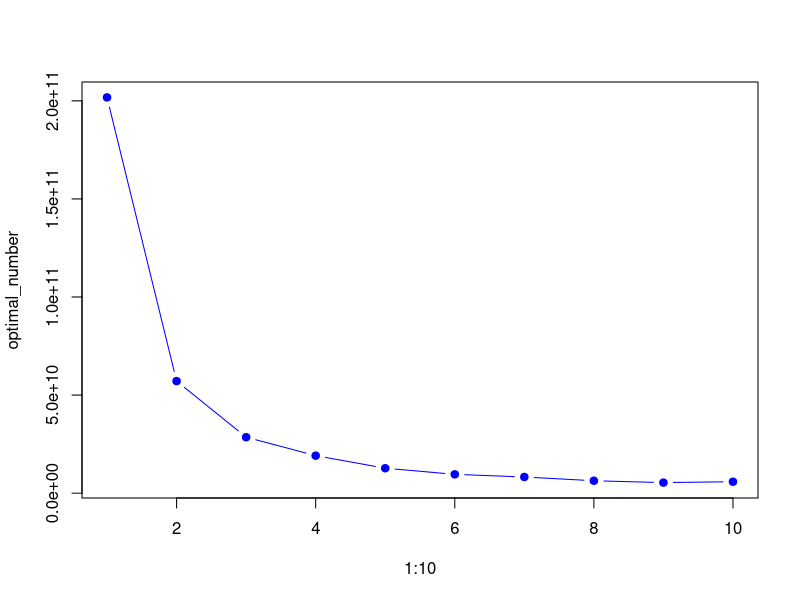
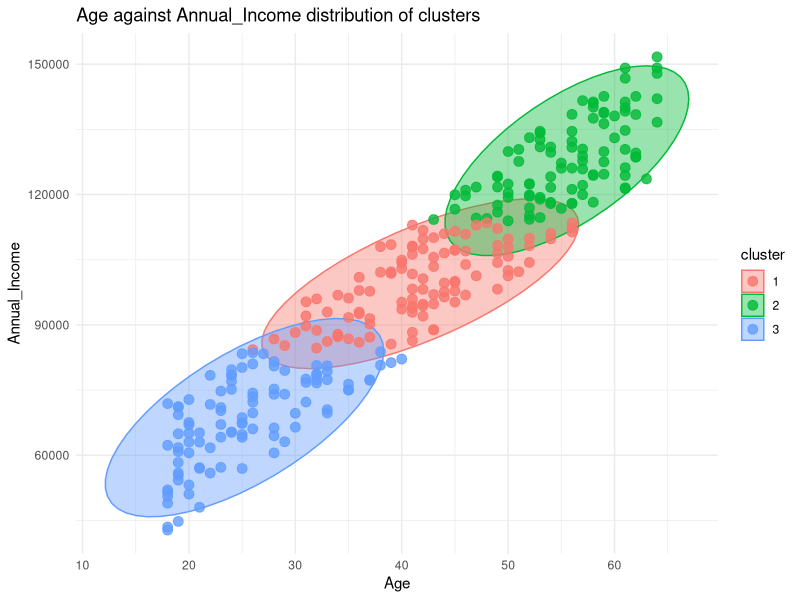
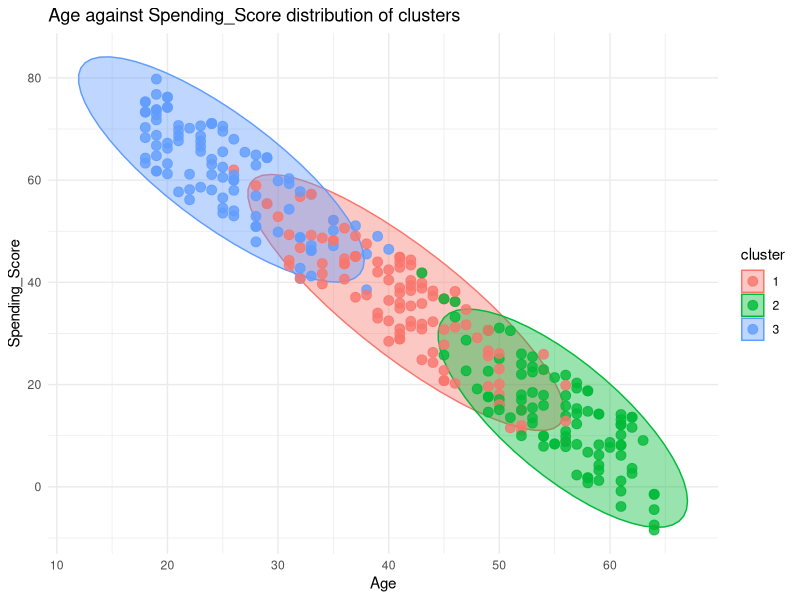
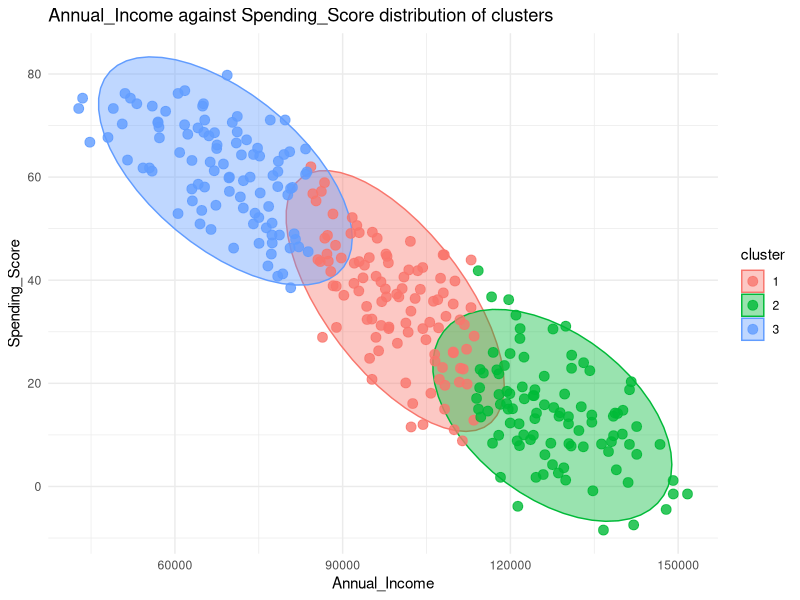
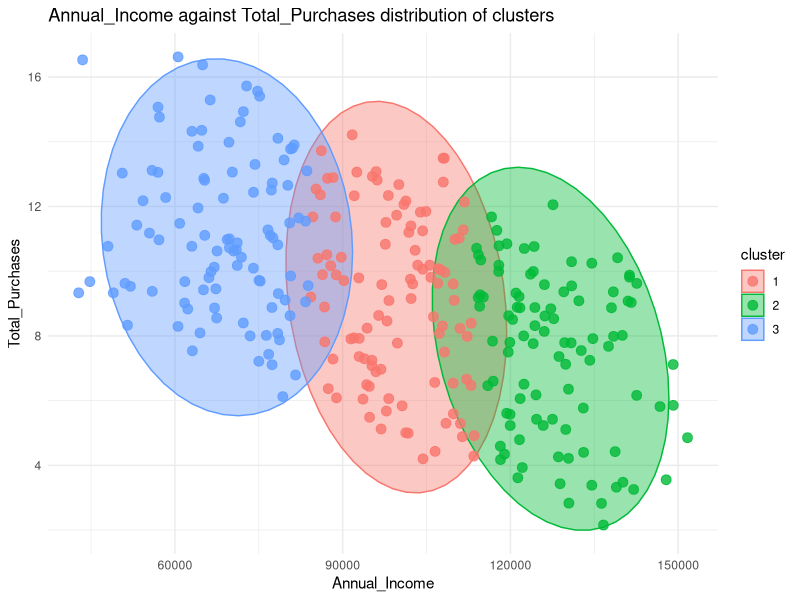
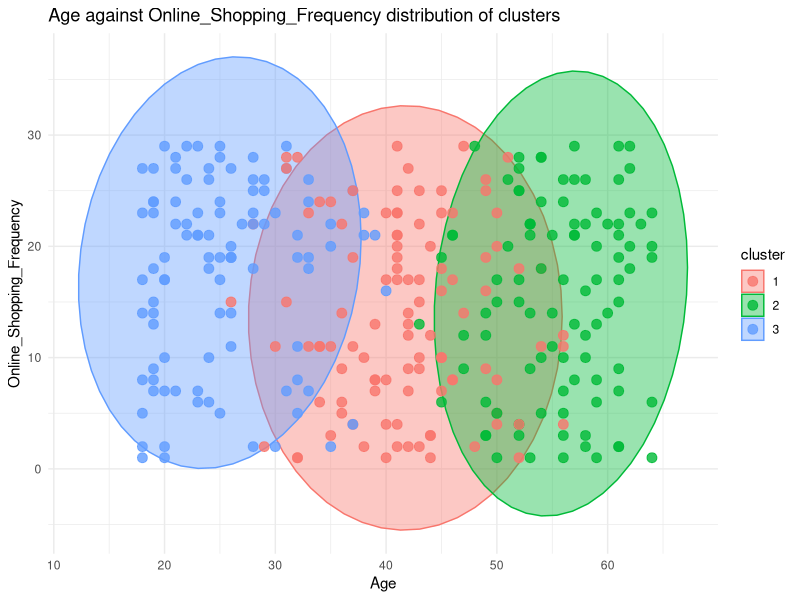
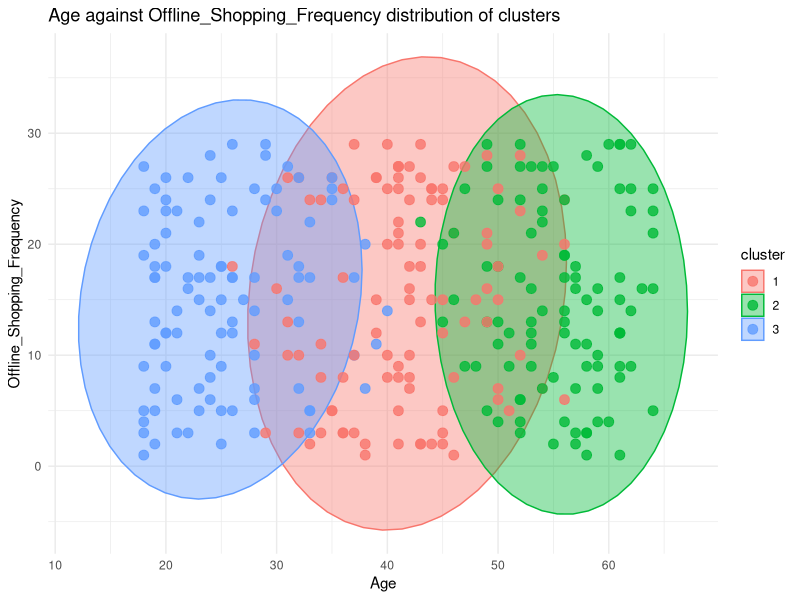
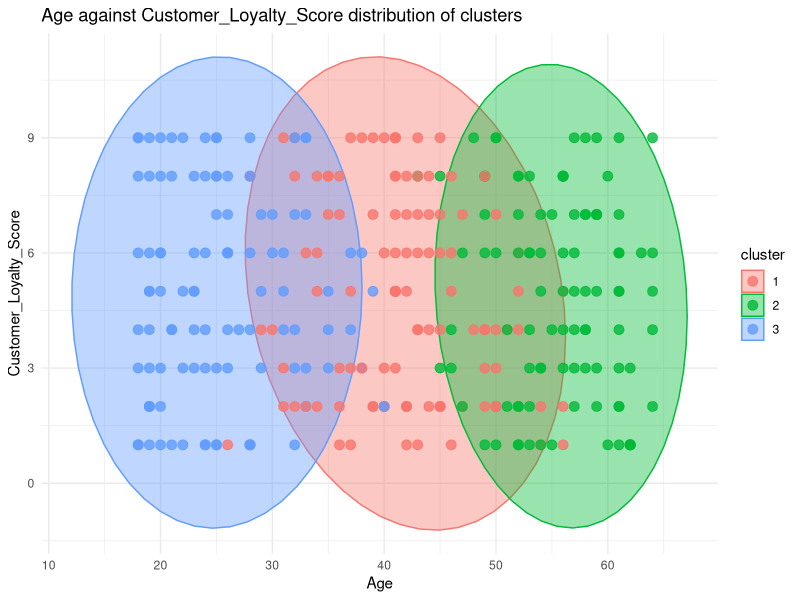

R code for these plots, in order:
library(ggplot2)
data <- read.csv("large_pca_data.csv")
head(data)
str(data)

#lets run  for 10 clusters starting from 1
optimal_number <- sapply(1:10, function(k) kmeans(data, centers=k)$tot.withinss)

#draw elbow
plot (1:10, optimal_number, type='b', pch=19, col='blue')

#k-means model
set.seed(150)
results <- kmeans(data, centers = 3)

#adding labels to clusters
data$cluster <- as.factor(results$cluster)

#drawing cluster results
#Age against Annual_Income
ggplot(data, aes(x= Age, y= Annual_Income, color=cluster))+
  stat_ellipse(aes(fill=cluster), geom = "polygon", alpha=0.4) + 
  geom_point(size=3, alpha=0.8)+
  labs(title= "Age against Annual_Income distribution of clusters",
       x="Age",
       y="Annual_Income")+
  theme_minimal()

#Age against Spending_Score
ggplot(data, aes(x= Age, y= Spending_Score, color=cluster))+
  stat_ellipse(aes(fill=cluster), geom = "polygon", alpha=0.4) + 
  geom_point(size=3, alpha=0.8)+
  labs(title= "Age against Spending_Score distribution of clusters",
       x="Age",
       y="Spending_Score")+
  theme_minimal()

#Annual_Income against Spending_Score
ggplot(data, aes(x= Annual_Income, y= Spending_Score, color=cluster))+
  stat_ellipse(aes(fill=cluster), geom = "polygon", alpha=0.4) + 
  geom_point(size=3, alpha=0.8)+
  labs(title= "Annual_Income against Spending_Score distribution of clusters",
       x="Annual_Income",
       y="Spending_Score")+
  theme_minimal()

  #Annual_Income against Total_Purchases
ggplot(data, aes(x= Annual_Income, y= Total_Purchases, color=cluster))+
  stat_ellipse(aes(fill=cluster), geom = "polygon", alpha=0.4) + 
  geom_point(size=3, alpha=0.8)+
  labs(title= "Annual_Income against Total_Purchases distribution of clusters",
       x="Annual_Income",
       y="Total_Purchases")+
  theme_minimal()

#Age against Online_Shopping_Frequency
ggplot(data, aes(x= Age, y= Online_Shopping_Frequency, color=cluster))+
  stat_ellipse(aes(fill=cluster), geom = "polygon", alpha=0.4) + 
  geom_point(size=3, alpha=0.8)+
  labs(title= "Age against Online_Shopping_Frequency distribution of clusters",
       x="Age",
       y="Online_Shopping_Frequency")+
  theme_minimal()

#Age against Offline_Shopping_Frequency
ggplot(data, aes(x= Age, y= Offline_Shopping_Frequency, color=cluster))+
  stat_ellipse(aes(fill=cluster), geom = "polygon", alpha=0.4) + 
  geom_point(size=3, alpha=0.8)+
  labs(title= "Age against Offline_Shopping_Frequency distribution of clusters",
       x="Age",
       y="Offline_Shopping_Frequency")+
  theme_minimal()

#Age against Customer_Loyalty_Score
ggplot(data, aes(x= Age, y= Customer_Loyalty_Score, color=cluster))+
  stat_ellipse(aes(fill=cluster), geom = "polygon", alpha=0.4) + 
  geom_point(size=3, alpha=0.8)+
  labs(title= "Age against Customer_Loyalty_Score distribution of clusters",
       x="Age",
       y="Customer_Loyalty_Score")+
  theme_minimal()

#Discount_Usage against Annual_Income
ggplot(data, aes(x= Discount_Usage, y= Annual_Income, color=cluster))+
  stat_ellipse(aes(fill=cluster), geom = "polygon", alpha=0.4) + 
  geom_point(size=3, alpha=0.8)+
  labs(title= "Discount_Usage against Annual_Income distribution of clusters",
       x="Discount_Usage",
       y="Annual_Income")+
  theme_minimal()

#Discount_Usage against Customer_Loyalty_Score
ggplot(data, aes(x= Discount_Usage, y= Customer_Loyalty_Score, color=cluster))+
  stat_ellipse(aes(fill=cluster), geom = "polygon", alpha=0.4) + 
  geom_point(size=3, alpha=0.8)+
  labs(title= "Discount_Usage against Customer_Loyalty_Score distribution of clusters",
       x="Discount_Usage",
       y="Customer_Loyalty_Score")+
  theme_minimal()

#Discount_Usage against Avg_Purchase_Value
ggplot(data, aes(x= Discount_Usage, y= Avg_Purchase_Value, color=cluster))+
  stat_ellipse(aes(fill=cluster), geom = "polygon", alpha=0.4) + 
  geom_point(size=3, alpha=0.8)+
  labs(title= "Discount_Usage against Avg_Purchase_Value distribution of clusters",
       x="Discount_Usage",
       y="Avg_Purchase_Value")+
  theme_minimal()

#Discount_Usage against Avg_Purchase_Value
ggplot(data, aes(x= Discount_Usage, y= Customer_Satisfaction, color=cluster))+
  stat_ellipse(aes(fill=cluster), geom = "polygon", alpha=0.4) + 
  geom_point(size=3, alpha=0.8)+
  labs(title= "Discount_Usage against Customer_Satisfaction distribution of clusters",
       x="Discount_Usage",
       y="Customer_Satisfaction")+
  theme_minimal()

#Avg_Purchase_Value against Annual_Income
ggplot(data, aes(x= Avg_Purchase_Value, y= Annual_Income, color=cluster))+
  stat_ellipse(aes(fill=cluster), geom = "polygon", alpha=0.4) + 
  geom_point(size=3, alpha=0.8)+
  labs(title= "Avg_Purchase_Value against Annual_Income distribution of clusters",
       x="Avg_Purchase_Value",
       y="Annual_Income")+
  theme_minimal()

